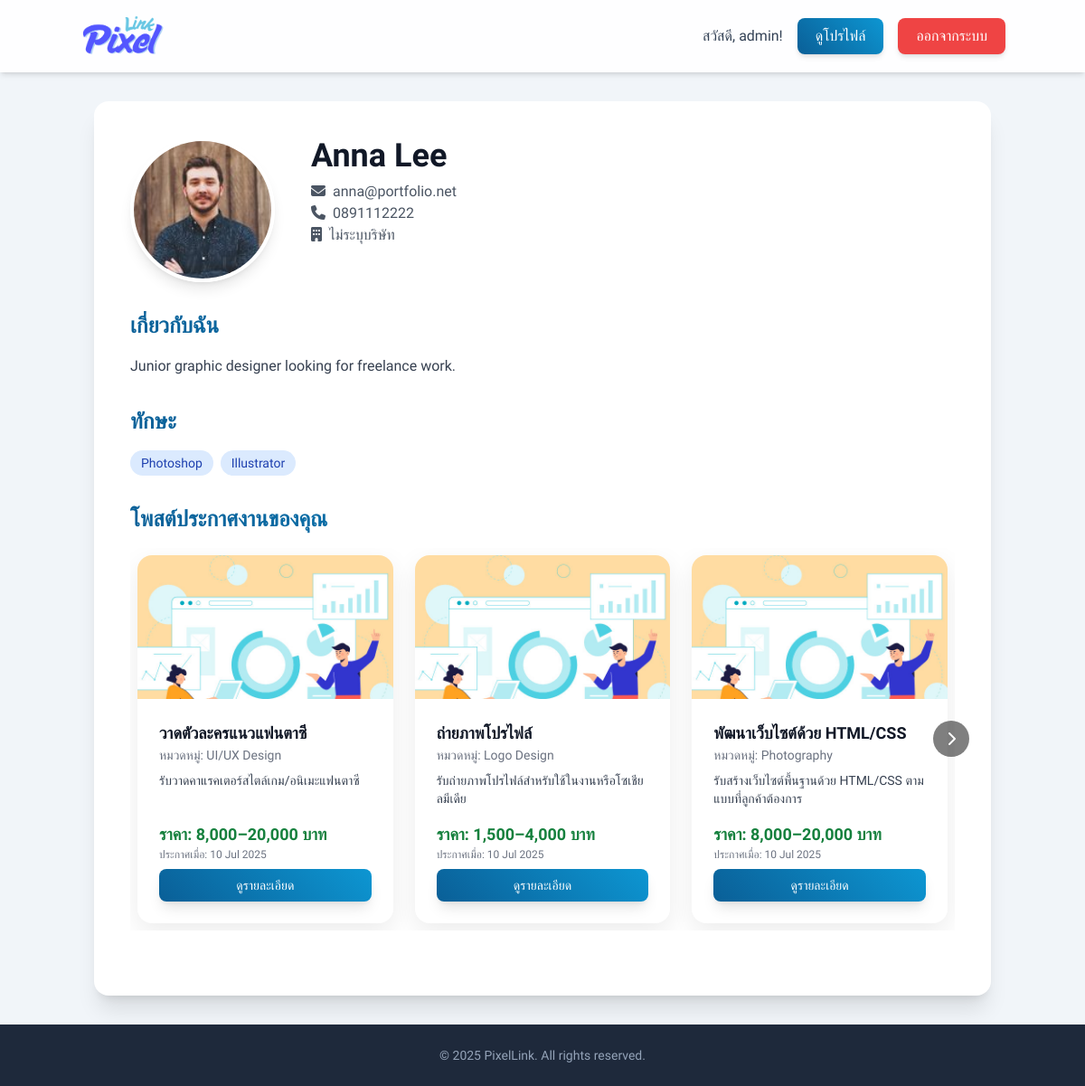
The app's page /designer/view_profile.php?user_id=4 (signed in) with its own data.
### tables this page shows
CREATE TABLE `profiles` (
  `profile_id` int(11) NOT NULL,
  `user_id` int(11) NOT NULL,
  `address` text DEFAULT NULL,
  `company_name` varchar(255) DEFAULT NULL,
  `bio` text DEFAULT NULL,
  `portfolio_url` varchar(255) DEFAULT NULL,
  `skills` text DEFAULT NULL,
  `profile_picture_url` varchar(255) DEFAULT NULL
);

CREATE TABLE `users` (
  `user_id` int(11) NOT NULL,
  `username` varchar(50) NOT NULL,
  `password` varchar(255) NOT NULL,
  `email` varchar(100) NOT NULL,
  `first_name` varchar(100) NOT NULL,
  `last_name` varchar(100) NOT NULL,
  `phone_number` varchar(20) NOT NULL,
  `user_type` enum('admin','designer','client') NOT NULL,
  `registration_date` timestamp NOT NULL DEFAULT current_timestamp(),
  `is_approved` tinyint(1) DEFAULT 0,
  `is_active` tinyint(1) DEFAULT 1,
  `last_login` timestamp NULL DEFAULT NULL
);

CREATE TABLE `job_postings` (
  `post_id` int(11) NOT NULL,
  `designer_id` int(11) NOT NULL,
  `title` varchar(255) NOT NULL,
  `description` text DEFAULT NULL,
  `category_id` int(11) DEFAULT NULL,
  `price_range` varchar(100) DEFAULT NULL,
  `posted_date` timestamp NOT NULL DEFAULT current_timestamp(),
  `status` enum('active','inactive','completed') DEFAULT 'active',
  `client_id` int(11) NOT NULL,
  `main_image_id` int(11) DEFAULT NULL
);

CREATE TABLE `job_categories` (
  `category_id` int(11) NOT NULL,
  `category_name` varchar(100) NOT NULL
);

### designer/view_profile.php (the view, shortened to what this page needs)
<?php
$servername = "localhost";
$username = "root";
$password = "";
$dbname = "pixellink";
$condb = new mysqli($servername, $username, $password, $dbname);
$condb->set_charset("utf8mb4");
$user_id_to_view = isset($_GET['user_id']) ? intval($_GET['user_id']) : 0;
$loggedInUserName = '';
if (isset($_SESSION['user_id'])) {
    $loggedInUserName = $_SESSION['username'] ?? $_SESSION['full_name'] ?? '';
}
$profile_data = null;
$job_postings_for_profile = [];
if ($user_id_to_view > 0) {
    $sql_profile = "SELECT p.*, u.first_name, u.last_name, u.email, u.phone_number, u.username
                    FROM profiles p
                    JOIN users u ON p.user_id = u.user_id
                    WHERE p.user_id = ?";
    $stmt_profile = $condb->prepare($sql_profile);
    if ($stmt_profile) {
        $stmt_profile->bind_param("i", $user_id_to_view);
        $stmt_profile->execute();
        $profile_data = $stmt_profile->get_result()->fetch_assoc();
    }
        }
if ($user_id_to_view > 0) {
    $sql_profile = "SELECT p.*, u.first_name, u.last_name, u.email, u.phone_number, u.username
                    FROM profiles p
                    JOIN users u ON p.user_id = u.user_id
                    WHERE p.user_id = ?";
    $stmt_profile = $condb->prepare($sql_profile);
    if ($stmt_profile) {
        $stmt_profile->bind_param("i", $user_id_to_view);
        $stmt_profile->execute();
        $profile_data = $stmt_profile->get_result()->fetch_assoc();
    }
    $sql_job_postings_for_profile = "SELECT
                                        jp.post_id, jp.title, jp.description, jp.price_range, jp.posted_date,
                                        u.first_name, u.last_name, jc.category_name,
                                        uf.file_path AS job_image_path
                                    FROM job_postings AS jp
                                    JOIN users AS u ON jp.designer_id = u.user_id
                                    LEFT JOIN job_categories AS jc ON jp.category_id = jc.category_id
                                    LEFT JOIN uploaded_files AS uf ON jp.main_image_id = uf.file_id
                                    WHERE jp.designer_id = ? AND jp.status = 'active'
                                    ORDER BY jp.posted_date DESC";
    $stmt_job_postings = $condb->prepare($sql_job_postings_for_profile);
    if ($stmt_job_postings) {
        $stmt_job_postings->bind_param("i", $user_id_to_view);
        $stmt_job_postings->execute();
        $job_postings_for_profile = $stmt_job_postings->get_result()->fetch_all(MYSQLI_ASSOC);
    }
}
$display_name = trim(($profile_data['first_name'] ?? '') . ' ' . ($profile_data['last_name'] ?? '')) ?: ($profile_data['username'] ?? 'ไม่ระบุชื่อ');
$display_email = $profile_data['email'] ?? 'ไม่ระบุอีเมล';
$display_tel = $profile_data['phone_number'] ?? 'ไม่ระบุเบอร์โทรศัพท์';
$display_company_name = $profile_data['company_name'] ?? 'ไม่ระบุบริษัท';
$display_bio = $profile_data['bio'] ?? 'ยังไม่มีประวัติ';
$display_skills = !empty($profile_data['skills']) ? explode(',', $profile_data['skills']) : [];
$display_profile_pic = !empty($profile_data['profile_picture_url']) && file_exists(ltrim($profile_data['profile_picture_url'], '/')) ? $profile_data['profile_picture_url'] : '../dist/img/user8.jpg';
?>
<!DOCTYPE html>
<html lang="th">
<head>
    <script src="https://cdn.tailwindcss.com"></script>
    <link rel="stylesheet" href="https://cdnjs.cloudflare.com/ajax/libs/font-awesome/6.1.1/css/all.min.css">
</head>
<body class="bg-slate-100 min-h-screen flex flex-col">
    <nav class="bg-white/90 backdrop-blur-sm p-4 shadow-md sticky top-0 z-50">
        <div class="container mx-auto flex justify-between items-center">
            <a href="main.php"><img src="../dist/img/logo.png" alt="PixelLink Logo" class="h-12 transition-transform hover:scale-105"></a>
            <div class="space-x-4 flex items-center">
                <span class="font-medium text-slate-700">สวัสดี, <?= htmlspecialchars($loggedInUserName) ?>!</span>
                <a href="view_profile.php?user_id=<?= $_SESSION['user_id']; ?>" class="btn-primary text-white px-5 py-2 rounded-lg font-medium shadow-md">ดูโปรไฟล์</a>
                <a href="../logout.php" class="btn-danger text-white px-5 py-2 rounded-lg font-medium shadow-md">ออกจากระบบ</a>
            </div>
        </div>
    </nav>
    <main class="flex-grow container mx-auto px-4 py-8">
        <?php if (!$profile_data): ?>
            <div class="bg-red-100 text-red-700 p-4 rounded-lg text-center">ไม่พบข้อมูลโปรไฟล์</div>
        <?php else: ?>
            <div class="bg-white rounded-2xl shadow-xl p-6 md:p-10">
                <div class="flex flex-col md:flex-row items-center md:items-start gap-6 md:gap-10 mb-8">
                    <img src="<?= htmlspecialchars($display_profile_pic) ?>" alt="รูปโปรไฟล์" class="w-32 h-32 md:w-40 md:h-40 rounded-full object-cover shadow-lg border-4 border-white">
                    <div class="text-center md:text-left flex-grow">
                        <h1 class="text-3xl sm:text-4xl font-bold text-gray-900"><?= htmlspecialchars($display_name) ?></h1>
                        <p class="text-md text-gray-600 mt-2"><i class="fas fa-envelope mr-2"></i><?= htmlspecialchars($display_email) ?></p>
                        <p class="text-md text-gray-600"><i class="fas fa-phone mr-2"></i><?= htmlspecialchars($display_tel) ?></p>
                        <p class="text-md text-gray-600"><i class="fas fa-building mr-2"></i><?= htmlspecialchars($display_company_name) ?></p>
                    </div>
                </div>
                <div class="mb-8">
                    <h2 class="text-2xl font-semibold text-gradient mb-4">เกี่ยวกับฉัน</h2>
                    <p class="text-gray-700 leading-relaxed"><?= nl2br(htmlspecialchars($display_bio)) ?></p>
                </div>
                <?php if (!empty($display_skills)): ?>
                <div class="mb-8">
                    <h2 class="text-2xl font-semibold text-gradient mb-4">ทักษะ</h2>
                    <div class="flex flex-wrap gap-2">
                        <?php foreach ($display_skills as $skill): ?>
                            <span class="bg-blue-100 text-blue-800 text-sm font-medium px-3 py-1 rounded-full"><?= htmlspecialchars(trim($skill)) ?></span>
                        <?php endforeach; ?>
                    </div>
                </div>
                <?php endif; ?>
                <div class="mb-8">
                    <h2 class="text-2xl font-semibold text-gradient mb-4">โพสต์ประกาศงานของคุณ</h2>
                    <?php if (empty($job_postings_for_profile)): ?>
                        <div class="bg-blue-100 text-blue-700 px-4 py-3 rounded-lg text-center">ยังไม่มีงานที่ประกาศ</div>
                    <?php else: ?>
                        <div class="carousel-container relative">
                            <div class="carousel-content p-2" id="carouselContent">
                                <?php foreach ($job_postings_for_profile as $job): ?>
                                    <div class="card-item flex flex-col">
                                        <?php
                                        $image_source = !empty($job['job_image_path']) && file_exists(htmlspecialchars($job['job_image_path']))
                                            ? htmlspecialchars($job['job_image_path'])
                                            : '../dist/img/pdpa02.jpg';
                                        ?>
                                        <img src="<?= $image_source ?>" alt="ภาพประกอบงาน: <?= htmlspecialchars($job['title']) ?>" class="card-image">
                                        <div class="p-4 md:p-6 flex-grow flex flex-col justify-between">
                                            <div>
                                                <h3 class="text-lg font-semibold text-gray-900 line-clamp-2"><?= htmlspecialchars($job['title']) ?></h3>
                                                <p class="text-sm text-gray-500 mb-2">หมวดหมู่: <?= htmlspecialchars($job['category_name'] ?? 'ไม่ระบุ') ?></p>
                                                <p class="text-sm text-gray-700 line-clamp-3 font-light"><?= htmlspecialchars($job['description']) ?></p>
                                            </div>
                                            <div class="mt-4">
                                                <p class="text-lg font-semibold text-green-700">ราคา: <?= htmlspecialchars($job['price_range'] ?? 'สอบถาม') ?></p>
                                                <p class="text-xs text-gray-500">ประกาศเมื่อ: <?= date('d M Y', strtotime($job['posted_date'])) ?></p>
                                                <div class="mt-2 flex space-x-2">
                                                    <a href="../job_detail.php?id=<?= $job['post_id'] ?>&type=posting" class="flex-1 btn-primary text-white px-4 py-2 rounded-lg font-medium text-sm shadow-lg text-center">ดูรายละเอียด</a>
                                                </div>
                                            </div>
                                        </div>
                                    </div>
                                <?php endforeach; ?>
                            </div>
                            <button id="nextBtn" class="carousel-button right"><i class="fas fa-chevron-right"></i></button>
                        </div>
                    <?php endif; ?>
                </div>
            </div>
        <?php endif; ?>
    </main>
    <footer class="bg-slate-800 text-slate-400 py-6 mt-auto">
        <div class="container mx-auto px-6 text-center">
            <p class="text-sm">&copy; <?= date('Y'); ?> PixelLink. All rights reserved.</p>
        </div>
    </footer>
</body>
</html>

### designer/view_profile.php (style rules this page uses)
body { font-family: 'Kanit', sans-serif; }
.text-gradient { background: linear-gradient(45deg, #0a5f97, #0d96d2); -webkit-background-clip: text; -webkit-text-fill-color: transparent; }
.carousel-content { display: grid; grid-auto-flow: column; grid-auto-columns: calc(100% - 1rem); gap: 1.5rem; overflow-x: scroll; scroll-behavior: smooth; scrollbar-width: none; }
@media (min-width: 768px) { .carousel-content { grid-auto-columns: calc(50% - 0.75rem); } }
@media (min-width: 1024px) { .carousel-content { grid-auto-columns: calc(33.333% - 1rem); } }
.card-item { background: white; border-radius: 1rem; box-shadow: 0 10px 30px rgba(0,0,0,0.08); transition: all 0.3s ease; flex-shrink: 0; display: flex; flex-direction: column; }
.card-image { width: 100%; aspect-ratio: 16/9; object-fit: cover; border-top-left-radius: 1rem; border-top-right-radius: 1rem; }
.carousel-button { background-color: rgba(0,0,0,0.5); color: white; border: none; padding: 0.75rem 0.5rem; cursor: pointer; z-index: 10; border-radius: 9999px; position: absolute; top: 50%; transform: translateY(-50%); transition: all 0.3s ease; width: 2.5rem; height: 2.5rem; display: flex; justify-content: center; align-items: center; }
.carousel-button.right { right: -1rem; }
.btn-primary { background: linear-gradient(45deg, #0a5f97 0%, #0d96d2 100%); color: white; transition: all 0.3s ease; box-shadow: 0 4px 15px rgba(13, 150, 210, 0.3); }
.btn-danger { background-color: #ef4444; color: white; transition: all 0.3s ease; box-shadow: 0 4px 15px rgba(239, 68, 68, 0.3); }

### records on screen
profiles: user.last_name "Anna Lee", user.email "anna@portfolio.net", user.phone_number "0891112222", company_name "ไม่ระบุบริษัท", bio "Junior graphic designer looking for freelance work.", skills "Photoshop", skills "Illustrator"
job_postings: title "วาดตัวละครแนวแฟนตาซี", category.category_name "UI/UX Design", description "รับวาดคาแรคเตอร์สไตล์เกม/อนิเมะแฟนตาซี", price_range "8,000–20,000 บาท", posted_date "10 Jul 2025"
job_postings: title "ถ่ายภาพโปรไฟล์", category.category_name "Logo Design", description "รับถ่ายภาพโปรไฟล์สำหรับใช้ในงานหรือโซเชียลมีเดีย", price_range "1,500–4,000 บาท", posted_date "10 Jul 2025"
job_postings: title "พัฒนาเว็บไซต์ด้วย HTML/CSS", category.category_name "Photography", description "รับสร้างเว็บไซต์พื้นฐานด้วย HTML/CSS ตามแบบที่ลูกค้าต้องการ", price_range "8,000–20,000 บาท", posted_date "10 Jul 2025"

### other values on screen
$loggedInUserName "admin"
